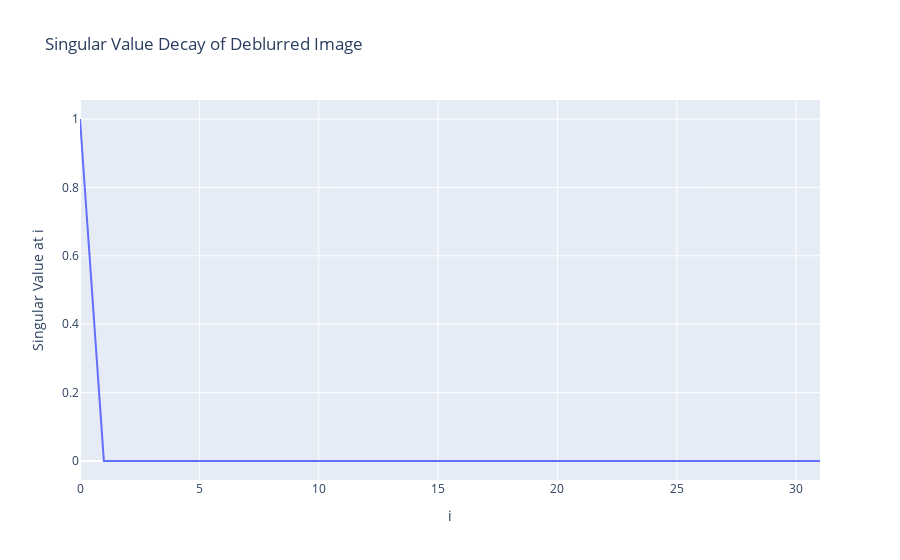

Notebook code for this chart:
### Code cell
# load true image from path, values are normalized to [0, 1]
true_image = load_img(sample_img)

# apply boundary conditions
boundary_image = border_fn(true_image, tuple(i * 2 for i in psf_size))
save_img_raw(boundary_image, 'results/1_{}_boundary.png'.format(img_name))

# create the PSF
psf = blur(psf_fn, psf_size, s, s, psf_center[0], psf_center[1])
# psf = blur(psf_fn, psf_size, length, angle, psf_center[0], psf_center[1])
save_img_raw(psf, 'results/2_{}_psf.png'.format(img_name))

# pad PSF to the size of the image
psf_padded = pad_psf(psf, boundary_image.shape)

# blur the true image
blurred_true_image = blur_fn(boundary_image, psf_padded, psf_center)
save_img_raw(blurred_true_image, 'results/3_{}_true_blurred.png'.format(img_name))

# add noise to the blurred true image
blurred_true_image = add_noise(blurred_true_image, noise)
save_img_raw(blurred_true_image, 'results/4_{}_noisy_blurred.png'.format(img_name))

# deblur using tikhonov
deblurred_image = tik_deblur_fft(blurred_true_image, psf_padded, psf_center)
# deblurred_image = deblur_deconvolvefft(blurred_true_image, psf_padded)
save_img_raw(deblurred_image, 'results/5_{}_deblurred.png'.format(img_name))

#
# section 5.3 - SVD analysis    
#

# get the singular values of the PSF
svd_u, singular_values, svd_v = np.linalg.svd(psf)
df = pd.DataFrame(dict(
    i = [i for i in range(len(singular_values))],
    s = singular_values
))
fig = px.line(df, x = 'i', y = 's', title = 'Singular Value Decay of Deblurred Image')
fig.update_layout(
    xaxis_title = 'i',
    yaxis_title = 'Singular Value at i'
)
# fig.show()

# fig.add_scatter(x = [i for i in range(len(singular_values))], 
#                 y = [svd_u[i].transpose() * deblurred_image for i in range(len(singular_values))])
# for i in range(len(singular_values)):
#     u_i = svd_u[i].transpose()

### Figure 1 — Plotly figure (JSON) as saved in the notebook; plotly's stock layout.template omitted (floating-point values rounded to 4 significant figures)
{"data": [{"hovertemplate": "i=%{x}<br>s=%{y}<extra></extra>", "legendgroup": "", "line": {"color": "#636efa", "dash": "solid"}, "marker": {"symbol": "circle"}, "mode": "lines", "name": "", "orientation": "v", "showlegend": false, "type": "scatter", "x": [0, 1, 2, 3, 4, 5, 6, 7, 8, 9, 10, 11, 12, 13, 14, 15, 16, 17, 18, 19, 20, 21, 22, 23, 24, 25, 26, 27, 28, 29, 30, 31], "xaxis": "x", "y": [1, 9.992e-17, 9.992e-17, 9.992e-17, 9.992e-17, 9.992e-17, 9.992e-17, 9.992e-17, 9.992e-17, 9.992e-17, 9.992e-17, 9.992e-17, 9.992e-17, 9.992e-17, 9.992e-17, 9.992e-17, 9.992e-17, 9.992e-17, 9.992e-17, 9.992e-17, 9.992e-17, 9.992e-17, 9.992e-17, 9.992e-17, 9.992e-17, 9.992e-17, 9.992e-17, 9.992e-17, 9.992e-17, 9.992e-17, 9.992e-17, 9.984e-33], "yaxis": "y"}], "layout": {"legend": {"tracegroupgap": 0}, "title": {"text": "Singular Value Decay of Deblurred Image"}, "xaxis": {"anchor": "y", "domain": [0, 1], "title": {"text": "i"}}, "yaxis": {"anchor": "x", "domain": [0, 1], "title": {"text": "Singular Value at i"}}}}
